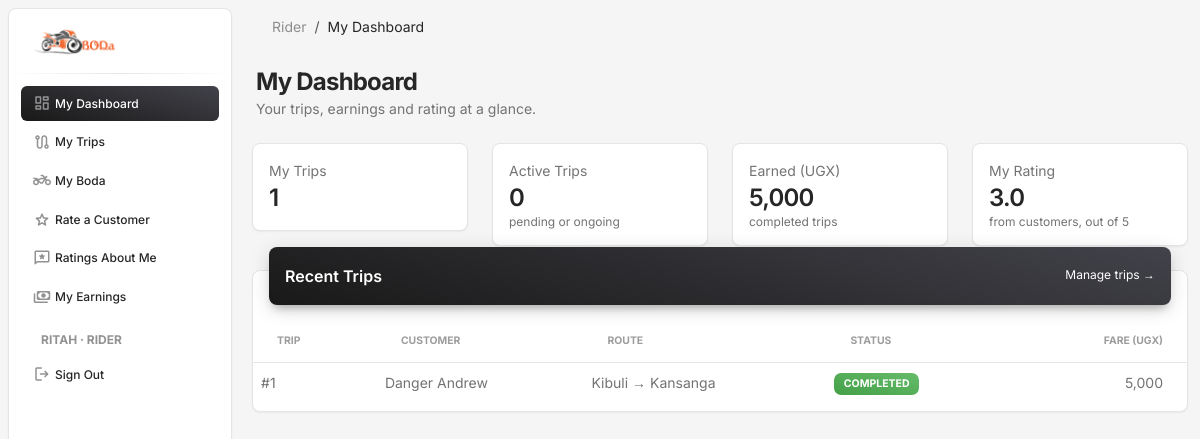
Screenshot of / (signed in) with the database file from the repository.
### bodaapp/models.py (models this page shows, shortened)
class Profile(models.Model):
    ROLE_CHOICES = [("customer", "Customer"), ("rider", "Rider")]
    user = models.OneToOneField(settings.AUTH_USER_MODEL, on_delete=models.CASCADE, related_name="profile")
    role = models.CharField(max_length=10, choices=ROLE_CHOICES)
    customer = models.OneToOneField(Customer, null=True, blank=True, on_delete=models.SET_NULL, related_name="profile")
    rider = models.OneToOneField(Rider, null=True, blank=True, on_delete=models.SET_NULL, related_name="profile")

class Trip(models.Model):
    trip_id = models.AutoField(primary_key=True)
    customer = models.ForeignKey(Customer, on_delete=models.PROTECT, db_column="customer_id")
    rider = models.ForeignKey(Rider, on_delete=models.PROTECT, db_column="rider_id")
    boda = models.ForeignKey(Boda, on_delete=models.PROTECT, db_column="boda_id")
    pickup_location = models.CharField(max_length=100)
    dropoff_location = models.CharField(max_length=100)
    start_time = models.DateTimeField()
    end_time = models.DateTimeField(null=True, blank=True)
    status = models.CharField(max_length=20)
    fare = models.DecimalField(max_digits=10, decimal_places=2)
    distance_km = models.DecimalField(max_digits=8, decimal_places=2)

class Customer(models.Model):
    customer_id = models.AutoField(primary_key=True)
    first_name = models.CharField(max_length=50)
    last_name = models.CharField(max_length=50)
    contact = models.CharField(max_length=15, unique=True)
    email = models.EmailField(max_length=100, unique=True)
    home_location = models.CharField(max_length=100)
    def __str__(self):
        return f"{self.first_name} {self.last_name}"

### bodaapp/views.py (the view)
# urls.py: path('', views.index_view, name='index'),
@login_required
def index_view(request):
    role = get_role(request.user)
    if role == "admin":
        return admin_dashboard(request)
    if role == "customer":
        return customer_views.dashboard(request)
    if role == "rider":
        return rider_views.dashboard(request)
    return render(request, "no_role.html")

### bodaapp/access.py (called while the page is built)
def get_role(user):
    if not user.is_authenticated:
        return None
    if user.is_staff or user.is_superuser:
        return "admin"
    profile = getattr(user, "profile", None)
    if profile is None:
        return None
    if profile.role == "customer" and profile.customer_id:
        return "customer"
    if profile.role == "rider" and profile.rider_id:
        return "rider"
    return None

### bodaapp/context_processors.py (called while the page is built)
def navigation(request):
    user = getattr(request, "user", None)
    role = get_role(user) if user is not None else None
    match = getattr(request, "resolver_match", None)
    name = match.url_name if match and match.url_name else ""
    if name.endswith("_edit"):
        name = name[: -len("_edit")]
    return {"role": role, "role_label": ROLE_LABELS.get(role, ""), "active": name}

### bodaapp/rider_views.py (called while the page is built)
def average_display(value):
    return f"{value:.1f}" if value is not None else "—"

def current_rider(request):
    return request.user.profile.rider

def own_trips(request):
    return Trip.objects.filter(rider=current_rider(request)).select_related("customer", "boda")

def dashboard(request):
    me = current_rider(request)
    trips = own_trips(request)
    return render(request, "rider/dashboard.html", {
        "me": me,
        "trip_count": trips.count(),
        "open_count": trips.filter(status__in=["pending", "ongoing"]).count(),
        "earned": trips.filter(status="completed").aggregate(t=Sum("fare"))["t"] or 0,
        "avg_rating": average_display(RiderRating.objects.filter(rider=me).aggregate(a=Avg("score"))["a"]),
        "recent_trips": trips.order_by("-start_time")[:5],
    })

### templates/rider/dashboard.html
{% extends 'base.html' %}
{% block content %}
{% include 'partials/page_header.html' with title="My Dashboard" lede="Your trips, earnings and rating at a glance." %}
<div class="container-fluid py-3">
  <div class="row">
    {% include 'partials/stat_card.html' with label="My trips" value=trip_count %}
    {% include 'partials/stat_card.html' with label="Active trips" value=open_count note="pending or ongoing" %}
    {% include 'partials/stat_card.html' with label="Earned (UGX)" value=earned|floatformat:"0g" note="completed trips" %}
    {% include 'partials/stat_card.html' with label="My rating" value=avg_rating note="from customers, out of 5" %}
  </div>
  <div class="card">
    <div class="card-header p-0 position-relative mt-n4 mx-3 z-index-2">
      <div class="bg-gradient-dark shadow-dark border-radius-lg pt-3 pb-2 d-flex justify-content-between pe-3">
        <h6 class="text-white text-capitalize ps-3">Recent trips</h6>
        <a href="{% url 'rid_trips' %}" class="text-white text-xs mt-1">Manage trips →</a>
      </div>
    </div>
    <div class="card-body px-0 pb-2">
      <div class="table-responsive p-0">
        <table class="table align-items-center mb-0">
          <thead><tr>
            <th class="text-uppercase text-secondary text-xxs font-weight-bolder opacity-7">Trip</th>
            <th class="text-uppercase text-secondary text-xxs font-weight-bolder opacity-7">Customer</th>
            <th class="text-uppercase text-secondary text-xxs font-weight-bolder opacity-7">Route</th>
            <th class="text-uppercase text-secondary text-xxs font-weight-bolder opacity-7">Status</th>
            <th class="text-uppercase text-secondary text-xxs font-weight-bolder opacity-7 text-end pe-4">Fare (UGX)</th>
          </tr></thead>
          <tbody>
            {% for t in recent_trips %}
            <tr>
              <td class="text-sm">#{{ t.pk }}</td>
              <td class="text-sm">{{ t.customer }}</td>
              <td class="text-sm">{{ t.pickup_location }} → {{ t.dropoff_location }}</td>
              <td class="text-sm">{% include 'partials/status_badge.html' with status=t.status %}</td>
              <td class="text-sm text-end pe-4">{{ t.fare|floatformat:"0g" }}</td>
            </tr>
            {% empty %}
            <tr><td colspan="5" class="text-center text-secondary py-4 text-sm">No trips yet. Customers will book you from their dashboard.</td></tr>
            {% endfor %}
          </tbody>
        </table>
      </div>
    </div>
  </div>
</div>
{% endblock %}

### templates/partials/nav_account.html (shortened to what this page needs)
<li class="nav-item mt-3">
  <h6 class="ps-4 ms-2 text-uppercase text-xs text-dark font-weight-bolder opacity-5">{{ user.get_username }}{% if role_label %} · {{ role_label }}{% endif %}</h6>
</li>
<li class="nav-item">
  <form method="post" action="{% url 'logout' %}" class="m-0">
    <button type="submit" class="nav-link text-dark border-0 bg-transparent w-100 text-start">
      <i class="material-symbols-rounded opacity-5">logout</i>
      <span class="nav-link-text ms-1">Sign Out</span>
    </button>
  </form>
</li>

### templates/partials/page_header.html (shortened to what this page needs)
<nav class="navbar navbar-main navbar-expand-lg px-0 mx-3 shadow-none border-radius-xl" id="navbarBlur" data-scroll="true">
  <div class="container-fluid py-1 px-3">
    <nav aria-label="breadcrumb">
      <ol class="breadcrumb bg-transparent mb-0 pb-0 pt-1 px-0 me-sm-6 me-5">
        <li class="breadcrumb-item text-sm"><a class="opacity-5 text-dark" href="{% url 'index' %}">{{ role_label|default:"Home" }}</a></li>
        <li class="breadcrumb-item text-sm text-dark active" aria-current="page">{{ title }}</li>
      </ol>
    </nav>
  </div>
</nav>
<div class="container-fluid pt-3">
  <div class="ms-1 mb-2">
    <h3 class="mb-0 h4 font-weight-bolder">{{ title }}</h3>
    {% if lede %}<p class="mb-0 text-sm">{{ lede }}</p>{% endif %}
  </div>
</div>

### templates/partials/status_badge.html
<span class="badge badge-sm bg-gradient-{% if status == 'completed' %}success{% elif status == 'ongoing' %}info{% elif status == 'pending' %}warning{% else %}secondary{% endif %}">{{ status }}</span>

### rows the page displays
Profile: role "RIDER", role "Rider"
Trip: pk "1", customer "Danger Andrew", pickup_location "Kibuli", dropoff_location "Kansanga", status "COMPLETED", fare "5,000"

### other values shown
{{ label }} "My Dashboard My Trips My Boda Rate a Customer Ratings About Me My Earnings"
{{ user.get_username }} "RITAH"
{{ title }} "My Dashboard"
{{ lede }} "Your trips, earnings and rating at a glance."
{{ label }} "My Trips Active Trips Earned (UGX) My Rating"
{{ value }} "1 0 5,000 3.0"
{{ note }} "pending or ongoing completed trips from customers, out of 5"
